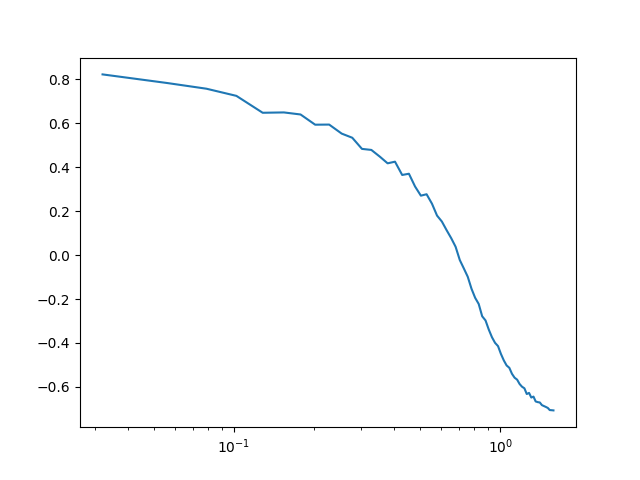

The Python source for this figure:
import sys 
sys.path.append("..")
import numpy as np
from TideRec import Rec
from TideRec import CrossCor
from scipy.fft import fftn, ifftn
import matplotlib.pyplot as plt

BoxSize = 250.0
NMesh = 256

MyRec = Rec(BoxSize = BoxSize, NMesh = NMesh)
MyRec.Read(mode = 'binary', path = './exam_data/Ng256_Density.bin')
MyRec.AutoRec(mode ='5term', sigma = 1)

MyCor = CrossCor(Rec = MyRec, path = './exam_data/Ng256_Density.bin')
# MyCor.setbin(style = 'linear')
n, k, rk = MyCor.Compute()
if MyCor.rank == 0:
    plt.semilogx(k, rk)
    plt.savefig('./exam_CrossCor.png')
    print('exam_CrossCor complete!')